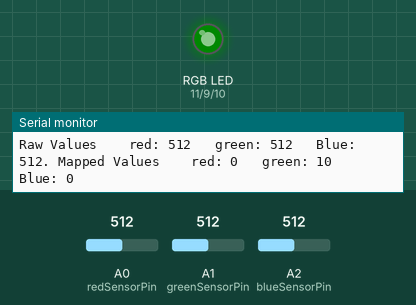
The sketch below on a simulated Arduino Uno, built with avr-gcc and run on an emulated ATmega328P. Shown: an RGB LED mixed from three pins (HIGH = lit), the last lines printed to the serial monitor. Inputs (shaded band) come from the test bench; at power-on: A0 (redSensorPin) = 512, A1 (greenSensorPin) = 512, A2 (blueSensorPin) = 512. Dim RGB values are drawn brighter than linear.

Above: at 1.2 s.
1.3 s: A0 (redSensorPin) set to 716
At 2.5 s:
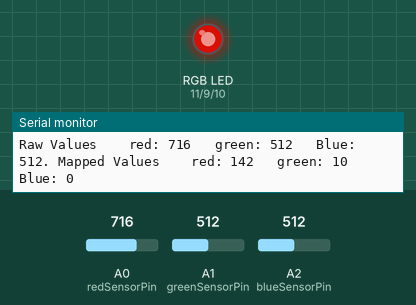
2.8 s: A1 (greenSensorPin) set to 716
At 3.6 s:
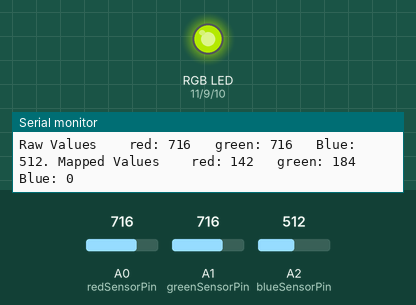
4.3 s: A2 (blueSensorPin) set to 716
At 5.4 s:
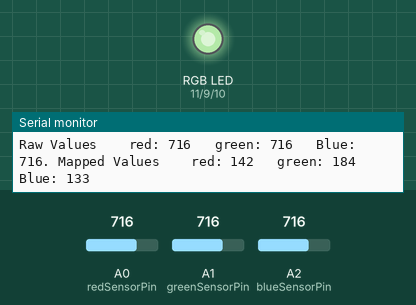
5.8 s: A0 (redSensorPin) set to 511
At 7.0 s:
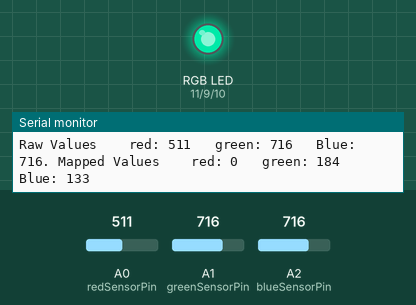
7.3 s: A1 (greenSensorPin) set to 511
At 8.5 s:
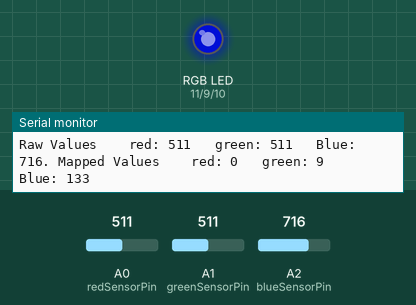
8.8 s: A2 (blueSensorPin) set to 900
At 9.2 s:
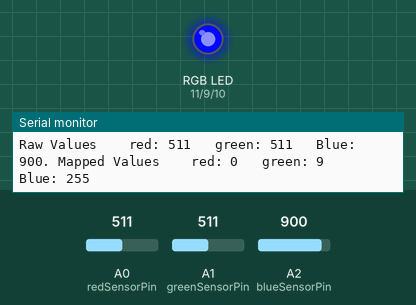
Timing chart, 0 to 11.3 s (numbered marks = the images above; inputs shaded):
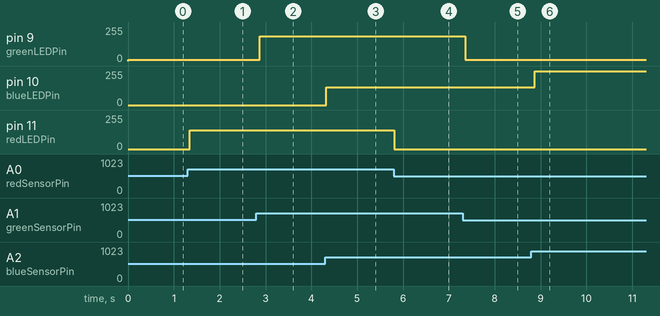

The sketch:

Project04.ino
```cpp
// Assign pins to each filtered photoresistor.
const int redSensorPin = A0;
const int greenSensorPin = A1;
const int blueSensorPin = A2;

// Define variables to hold the values from each sensor.
int redSensorValue = 0;
int greenSensorValue = 0;
int blueSensorValue = 0;

// Assign pins to each LED leg.
const int greenLEDPin = 9;
const int blueLEDPin = 10;
const int redLEDPin = 11;

// Define values to write to each LED.
int redValue = 0;
int greenValue = 0;
int blueValue = 0;

// Map the 10-bit ADC value to the 8-bit value (0-255) used by analogWrite().
// Normally, you'd just divide by four, but let's scale each color independently.
int transform(int low, int high, int value) {
  int temp = 256.0 * (value - low) / (high - low);
  temp = min(temp, 255);
  temp = max(temp, 0);
  return temp;
}

void setup() {

  // Initialize serial communications at 9600 bps.
  Serial.begin(9600);

  // set the digital pins as outputs
  pinMode(greenLEDPin, OUTPUT);
  pinMode(redLEDPin, OUTPUT);
  pinMode(blueLEDPin, OUTPUT);

}

void loop() {

  // Measure each photoresistor.
  redSensorValue = analogRead(redSensorPin);
  greenSensorValue = analogRead(greenSensorPin);
  blueSensorValue = analogRead(blueSensorPin);

  // Transform sensor input values to LED output values.
  redValue = transform(560, 840, redSensorValue);
  greenValue = transform(500, 800, greenSensorValue);
  blueValue = transform(580, 840, blueSensorValue);

  // Pause for stability.
  delay(5);

  // Write the PWM values to the LED pins.
  analogWrite(redLEDPin, redValue);
  analogWrite(greenLEDPin, greenValue);
  analogWrite(blueLEDPin, blueValue);

  // Print out the raw and transformed values to the serial monitor.
  Serial.print("Raw Values \t red: ");
  Serial.print(redSensorValue);
  Serial.print("\t green: ");
  Serial.print(greenSensorValue);
  Serial.print("\t Blue: ");
  Serial.print(blueSensorValue);
  Serial.print(". Mapped Values \t red: ");
  Serial.print(redValue);
  Serial.print("\t green: ");
  Serial.print(greenValue);
  Serial.print("\t Blue: ");
  Serial.println(blueValue);

}
```

Measured:
- after the input at 1.3 s, pin 11 (redLEDPin): 0/255 → 142/255 after 0.05 s
- after the input at 2.8 s, pin 9 (greenLEDPin): 10/255 → 184/255 after 0.08 s
- after the input at 4.3 s, pin 10 (blueLEDPin): 0/255 → 133/255 at once
- after the input at 5.8 s, pin 11 (redLEDPin): 142/255 → 0/255 at once
- after the input at 7.3 s, pin 9 (greenLEDPin): 184/255 → 9/255 after 0.06 s
- after the input at 8.8 s, pin 10 (blueLEDPin): 133/255 → 255/255 after 0.07 s
